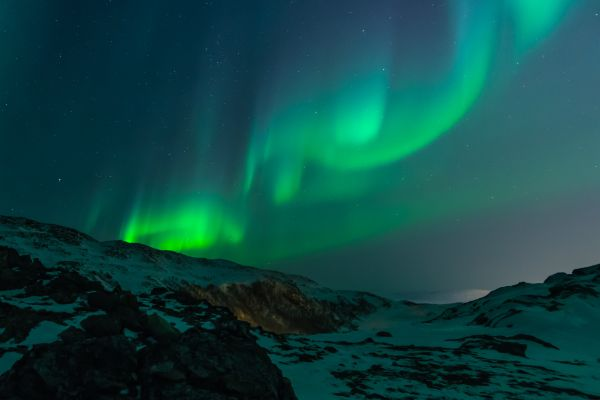
#> input picture 1.jpg, 600 x 400 px
$ python Image_Edging.py
#> lines starting #> are read from the running program, lines starting #| are printed output that depends on the picture
#> the answer given: 1.jpg
#> the answer given: 1
import cv2
from skimage import img_as_ubyte, img_as_int
from scipy import ndimage
import numpy as np
from matplotlib import pyplot as plt

def prewitt_edge(image_name):
#> called with image_name = '1.jpg'
    img_file = cv2.imread(image_name, 0)
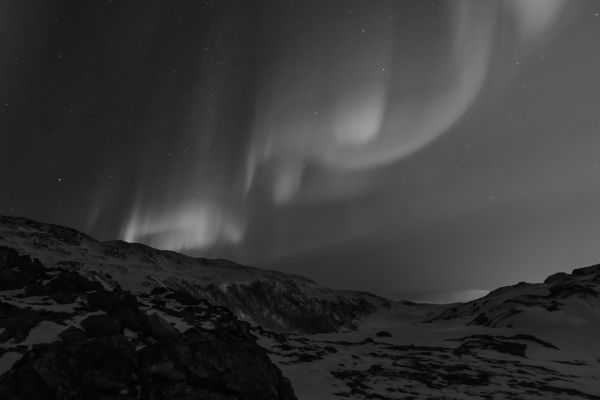
#> img_file: shape (400, 600); min 0, max 157, mean 54.6
    img = img_as_int(img_file)
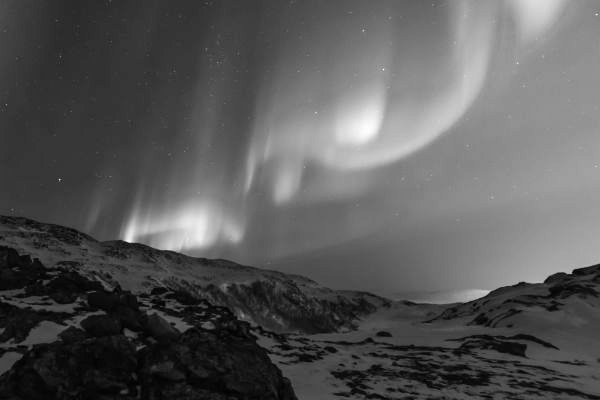
#> img: shape (400, 600) int16; min 0, max 20174, mean 7021.9; drawn with min black and max white

    prewitt_vertical = np.array([[-1, 0, 1], [-1, 0, 1], [-1, 0, 1]], dtype="float64")
    prewitt_vertical_out = img_as_ubyte(ndimage.convolve(img, prewitt_vertical, mode='constant', cval=0.0))
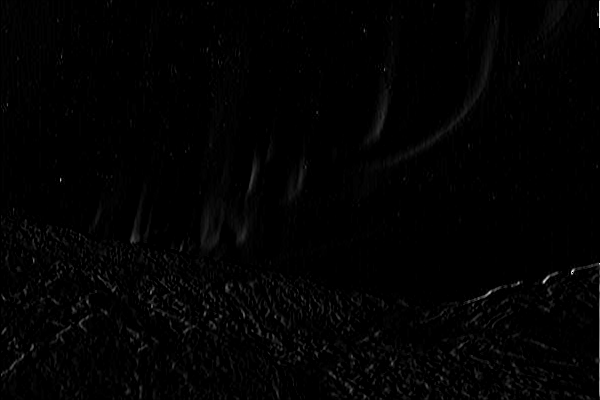
#> prewitt_vertical_out: shape (400, 600); min 0, max 255, mean 2.5

    plt.imshow(prewitt_vertical_out)
    plt.title("Prewitt Edge Detection")
    plt.show()

def sobel_edge(image_name):
    img_file = cv2.imread(image_name, 0)
    sobel_x = cv2.Sobel(img_file, -1, 1, 0, ksize=5)
    sobel_y = cv2.Sobel(img_file, -1, 0, 1, ksize=5)

    plt.imshow(sobel_x, cmap = 'gray')
    plt.title("Sobel-X Edge Detection")
    plt.show()

    plt.imshow(sobel_y, cmap = 'gray')
    plt.title("Sobel-Y Edge Detection")
    plt.show()

def laplassian_edge(image_name):
    img_file = cv2.imread(image_name)

    output = cv2.Laplacian(img_file, -1)

    plt.imshow(output)
    plt.title("Laplassian Edge")
    plt.show()


if __name__ == "__main__":
    image_name = input("Enter the image name: ")
    mode = int(input("Select the mode (1 - Prewitt, 2 - Sobel, 3 - Laplassian): "))

    if mode == 1:
        prewitt_edge(image_name)
    elif mode == 2:
        sobel_edge(image_name)
    elif mode == 3:
        laplassian_edge(image_name)
